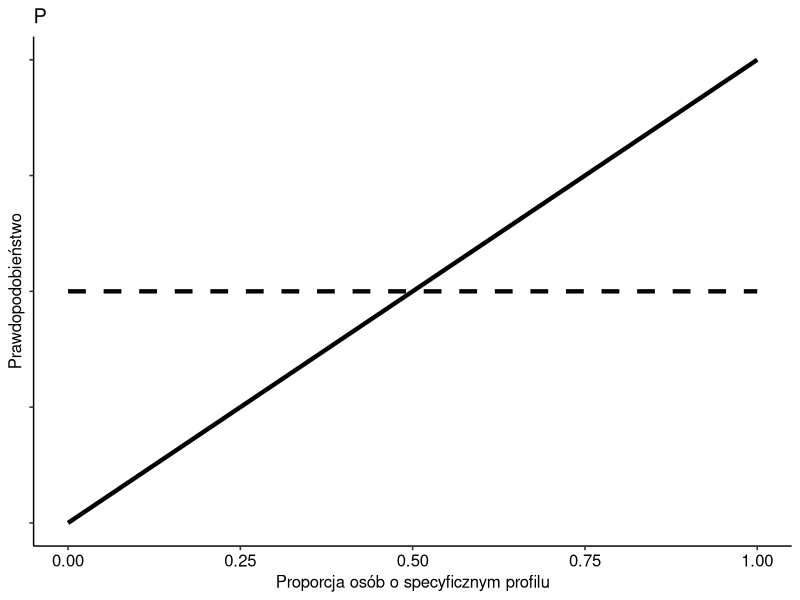
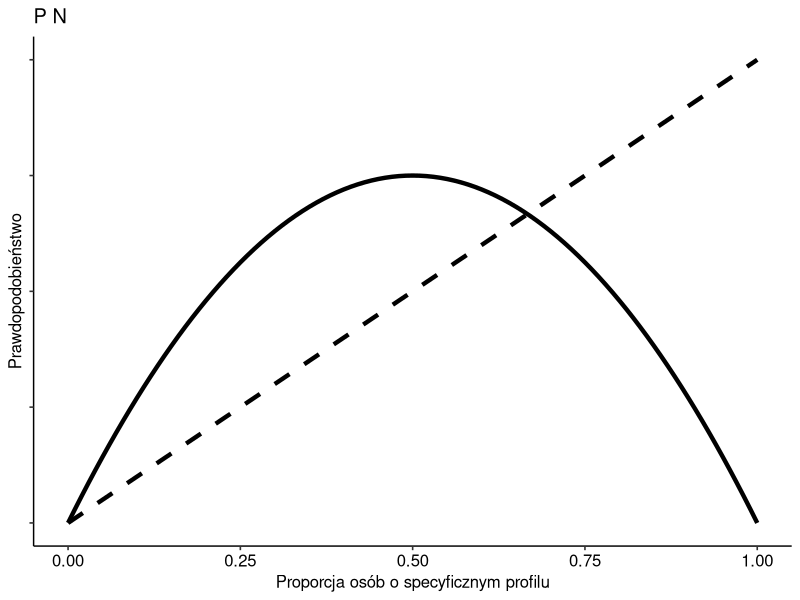
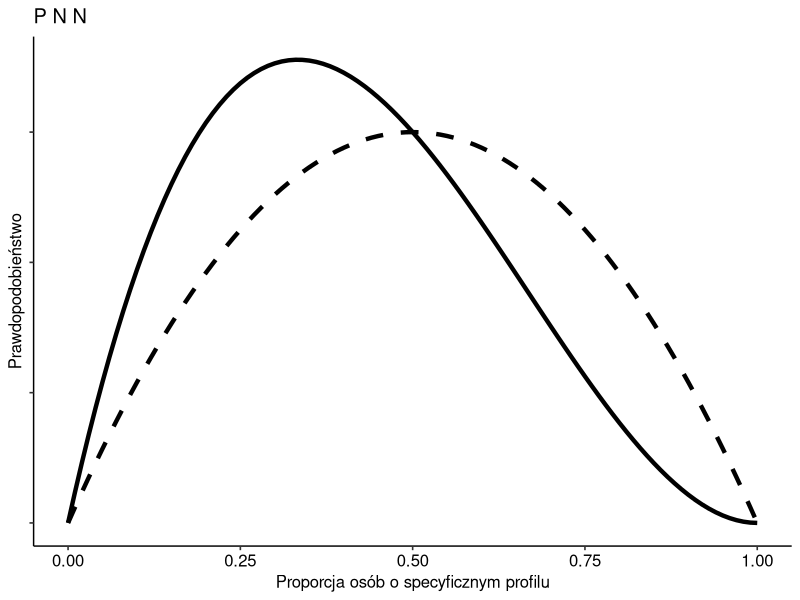
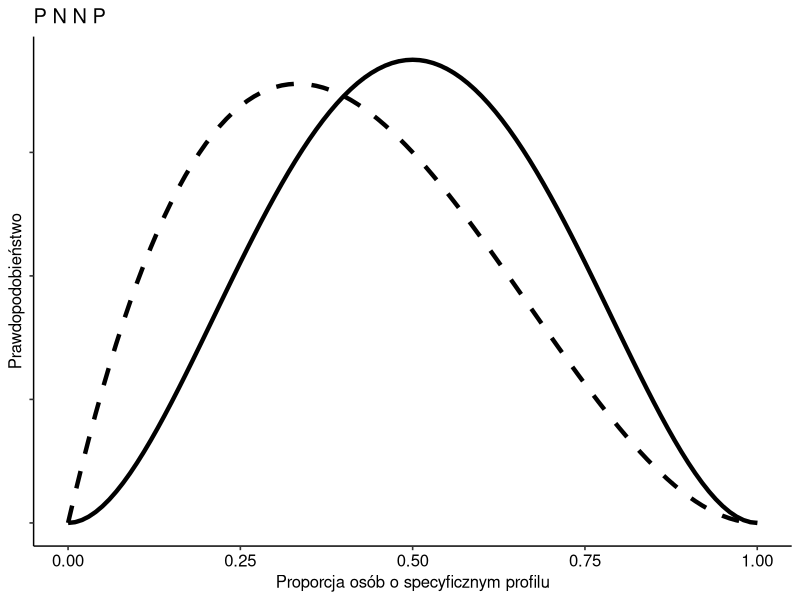
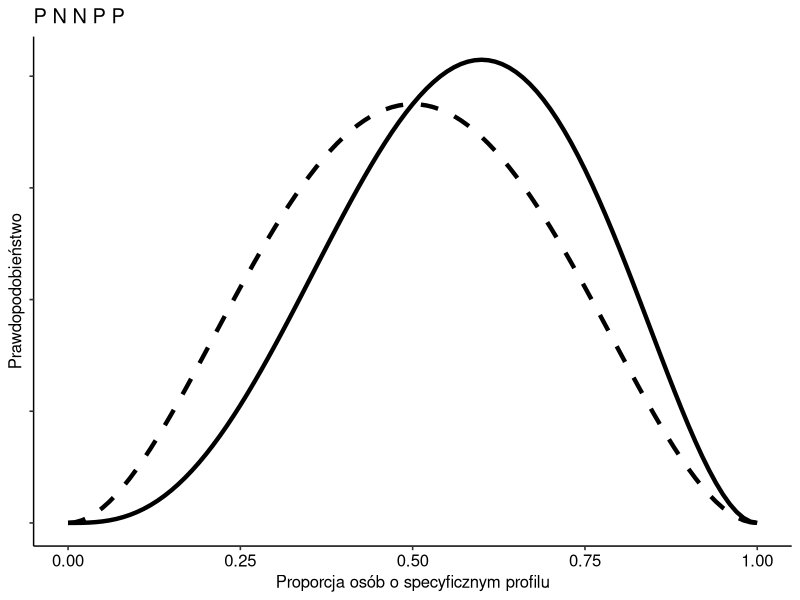
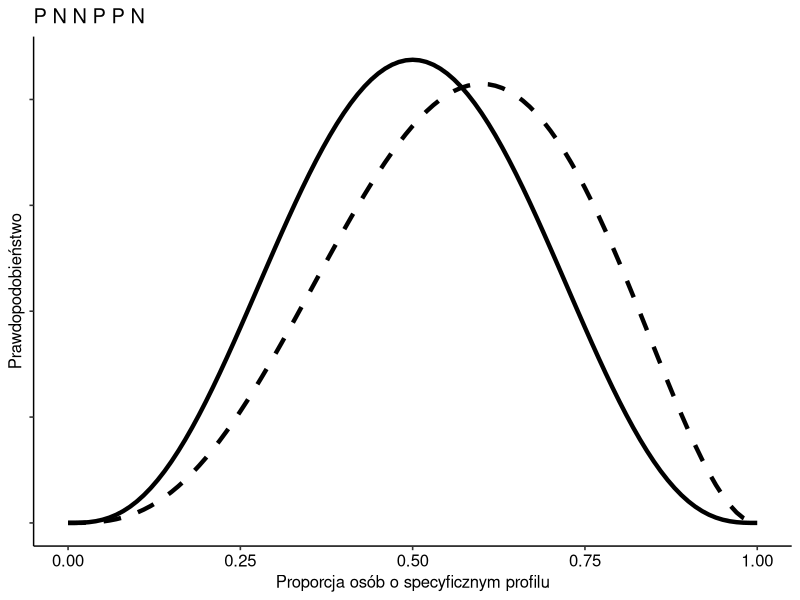
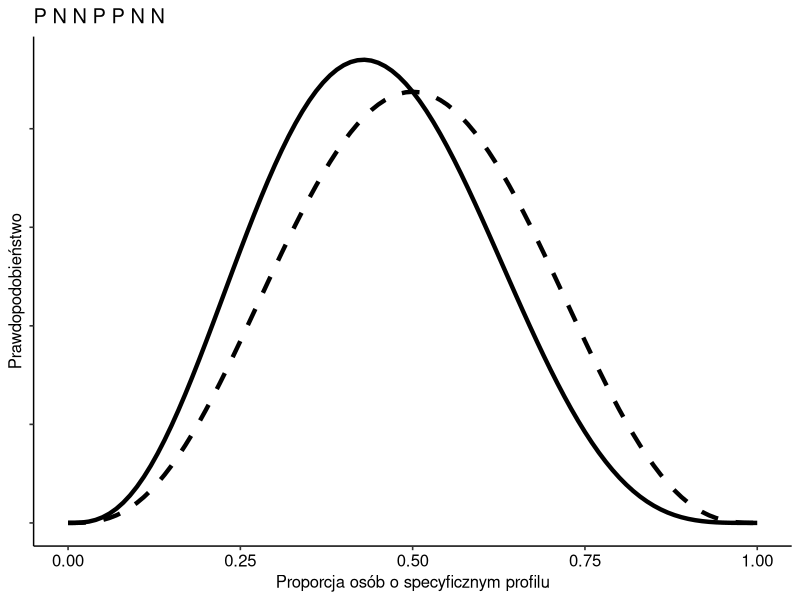
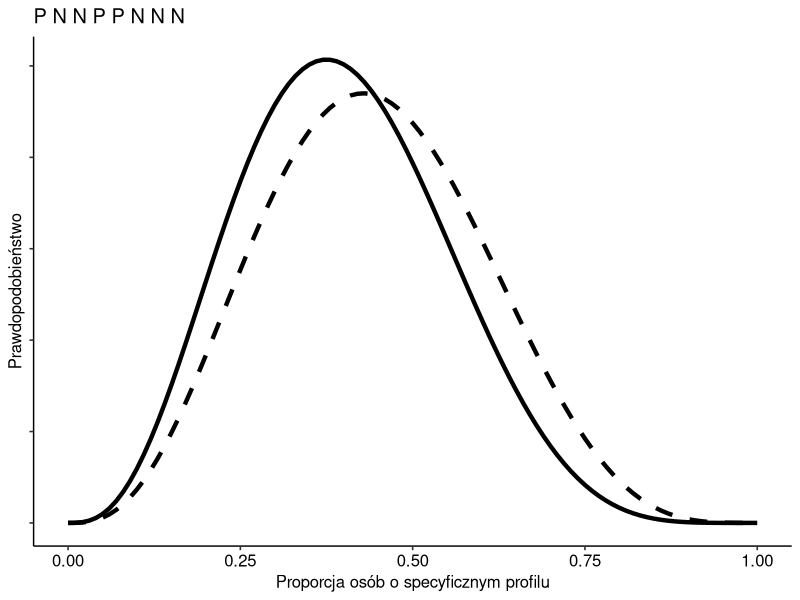

Write R code to recreate these figures, in order. (Note: this script raises an error after producing the figures.)
## ---- chunk 1
knitr::opts_chunk$set(echo = FALSE, warning = F, message = F, fig.height = 4, fig.width = 5)
## ---- chunk 2
library(tidyverse)
ggplot(data.frame(p = seq(0,1, length.out = 100)), aes(x=p))+
  stat_function(fun = function(x) dbeta(x, 1,1), size=1.5, linetype=2)+
  stat_function(fun = function(x) dbeta(x, 2,1), size=1.5, linetype=1)+
  ggtitle("P")+
  labs(y="Prawdopodobieństwo",x="Proporcja osób o specyficznym profilu")+
  ggpubr::theme_pubr()+
  theme(axis.text.y = element_blank())
## ---- chunk 3
library(tidyverse)
ggplot(data.frame(p = seq(0,1, length.out = 100)), aes(x=p))+
  stat_function(fun = function(x) dbeta(x, 2,1), size=1.5, linetype=2)+
  stat_function(fun = function(x) dbeta(x, 2,2), size=1.5, linetype=1)+
  ggtitle("P N")+
  labs(y="Prawdopodobieństwo",x="Proporcja osób o specyficznym profilu")+
  ggpubr::theme_pubr()+
  theme(axis.text.y = element_blank())
## ---- chunk 4
library(tidyverse)
ggplot(data.frame(p = seq(0,1, length.out = 100)), aes(x=p))+
  stat_function(fun = function(x) dbeta(x, 2,2), size=1.5, linetype=2)+
  stat_function(fun = function(x) dbeta(x, 2,3), size=1.5, linetype=1)+
  ggtitle("P N N")+
  labs(y="Prawdopodobieństwo",x="Proporcja osób o specyficznym profilu")+
  ggpubr::theme_pubr()+
  theme(axis.text.y = element_blank())
## ---- chunk 5
library(tidyverse)
ggplot(data.frame(p = seq(0,1, length.out = 100)), aes(x=p))+
  stat_function(fun = function(x) dbeta(x, 2,3), size=1.5, linetype=2)+
  stat_function(fun = function(x) dbeta(x, 3,3), size=1.5, linetype=1)+
  ggtitle("P N N P")+
  labs(y="Prawdopodobieństwo",x="Proporcja osób o specyficznym profilu")+
  ggpubr::theme_pubr()+
  theme(axis.text.y = element_blank())
## ---- chunk 6
library(tidyverse)
ggplot(data.frame(p = seq(0,1, length.out = 100)), aes(x=p))+
  stat_function(fun = function(x) dbeta(x, 3,3), size=1.5, linetype=2)+
  stat_function(fun = function(x) dbeta(x, 4,3), size=1.5, linetype=1)+
  ggtitle("P N N P P")+
  labs(y="Prawdopodobieństwo",x="Proporcja osób o specyficznym profilu")+
  ggpubr::theme_pubr()+
  theme(axis.text.y = element_blank())
## ---- chunk 7
library(tidyverse)
ggplot(data.frame(p = seq(0,1, length.out = 100)), aes(x=p))+
  stat_function(fun = function(x) dbeta(x, 4,3), size=1.5, linetype=2)+
  stat_function(fun = function(x) dbeta(x, 4,4), size=1.5, linetype=1)+
  ggtitle("P N N P P N")+
  labs(y="Prawdopodobieństwo",x="Proporcja osób o specyficznym profilu")+
  ggpubr::theme_pubr()+
  theme(axis.text.y = element_blank())
## ---- chunk 8
library(tidyverse)
ggplot(data.frame(p = seq(0,1, length.out = 100)), aes(x=p))+
  stat_function(fun = function(x) dbeta(x, 4,4), size=1.5, linetype=2)+
  stat_function(fun = function(x) dbeta(x, 4,5), size=1.5, linetype=1)+
  ggtitle("P N N P P N N")+
  labs(y="Prawdopodobieństwo",x="Proporcja osób o specyficznym profilu")+
  ggpubr::theme_pubr()+
  theme(axis.text.y = element_blank())
## ---- chunk 9
library(tidyverse)
ggplot(data.frame(p = seq(0,1, length.out = 100)), aes(x=p))+
  stat_function(fun = function(x) dbeta(x, 4,5), size=1.5, linetype=2)+
  stat_function(fun = function(x) dbeta(x, 4,6), size=1.5, linetype=1)+
  ggtitle("P N N P P N N N")+
  labs(y="Prawdopodobieństwo",x="Proporcja osób o specyficznym profilu")+
  ggpubr::theme_pubr()+
  theme(axis.text.y = element_blank())
## ---- chunk 10
library(tidyverse)
ggplot(data.frame(p = seq(0,1, length.out = 100)), aes(x=p))+
  stat_function(fun = function(x) dbeta(x, 4,6), size=1.5, linetype=2)+
  stat_function(fun = function(x) dbeta(x, 4,7), size=1.5, linetype=1)+
  ggtitle("P N N P P N N N N")+
  labs(y="Prawdopodobieństwo",x="Proporcja osób o specyficznym profilu")+
  ggpubr::theme_pubr()+
  theme(axis.text.y = element_blank())
## ---- chunk 11
library(tidyverse)
ggplot(data.frame(p = seq(0,1, length.out = 100)), aes(x=p))+
  stat_function(fun = function(x) dbeta(x, 4,7), size=1.5, linetype=2)+
  stat_function(fun = function(x) dbeta(x, 4,8), size=1.5, linetype=1)+
  ggtitle("P N N P P N N N N N")+
  labs(y="Prawdopodobieństwo",x="Proporcja osób o specyficznym profilu")+
  ggpubr::theme_pubr()+
  theme(axis.text.y = element_blank())
## ---- chunk 12
sequence_length <- 1e3

d <-
  tibble(probability = seq(from = 0, to = 1, length.out = sequence_length)) %>% 
  expand(probability, row = c("flat", "stepped", "Laplace")) %>% 
  arrange(row, probability) %>% 
  mutate(prior = ifelse(row == "flat", 1,
                        ifelse(row == "stepped", rep(0:1, each = sequence_length / 2),
                               exp(-abs(probability - .5) / .25) / ( 2 * .25))),
         likelihood = dbinom(x = 6, size = 9, prob = probability)) %>% 
  group_by(row) %>% 
  mutate(posterior = prior * likelihood / sum(prior * likelihood)) %>% 
  gather(key, value, -probability, -row) %>% 
  ungroup() %>% 
  mutate(key = factor(key, levels = c("prior", "likelihood", "posterior")),
         row = factor(row, levels = c("flat", "stepped", "Laplace"))) 

p1 <-
  d %>%
  filter(key == "prior") %>% 
  ggplot(aes(x = probability, y = value)) +
  geom_line() +
  scale_x_continuous(NULL, breaks = c(0, .5, 1)) +
  scale_y_continuous(NULL, breaks = NULL) +
  labs(subtitle = "prior") +
  theme(panel.grid       = element_blank(),
        strip.background = element_blank(),
        strip.text       = element_blank()) +
  facet_wrap(row ~ ., scales = "free_y", ncol = 1)

p2 <-
  d %>%
  filter(key == "likelihood") %>% 
  ggplot(aes(x = probability, y = value)) +
  geom_line() +
  scale_x_continuous(NULL, breaks = c(0, .5, 1)) +
  scale_y_continuous(NULL, breaks = NULL) +
  labs(subtitle = "likelihood") +
  theme(panel.grid       = element_blank(),
        strip.background = element_blank(),
        strip.text       = element_blank()) +
  facet_wrap(row ~ ., scales = "free_y", ncol = 1)

p3 <-
  d %>%
  filter(key == "posterior") %>% 
  ggplot(aes(x = probability, y = value)) +
  geom_line() +
  scale_x_continuous(NULL, breaks = c(0, .5, 1)) +
  scale_y_continuous(NULL, breaks = NULL) +
  labs(subtitle = "posterior") +
  theme(panel.grid       = element_blank(),
        strip.background = element_blank(),
        strip.text       = element_blank()) +
  facet_wrap(row ~ ., scales = "free_y", ncol = 1)

library(gridExtra)

grid.arrange(p1, p2, p3, ncol = 3)
## ---- chunk 13
library(tidyverse)
tibble(x = 5.4) %>% 
ggplot(aes(x))+
  geom_vline(aes(xintercept=x), size=2, colour = 'lightblue')+
  labs(x='Difference between men and women')+
  scale_x_continuous(limits = c(3,8))+
  ggpubr::theme_pubr()
## ---- chunk 14
tibble(x = rnorm(100, 5.4, 0.4)) %>% 
ggplot(aes(x))+
  geom_density(fill = 'lightblue')+
  labs(x='Difference between men and women', y = 'Density')+
  scale_x_continuous(limits = c(3,8))+
  ggpubr::theme_pubr()
## ---- chunk 15
trials <- c(-1,0,0,1,1,1,2,2,2,2,3,3,3,3,4,4,4,5,5,6)
trials %>% 
  enframe() %>% 
  ggplot(aes(trials))+
  geom_dotplot(alpha = 1/4)+
  geom_point(data=data.frame(x=2,y=0.026), aes(x,y), size=5)+
  labs(x="Difference between men and women")+
  scale_x_continuous(breaks =-1:6)+
  ggpubr::theme_pubr()+
  theme(axis.ticks.y = element_blank(),
        axis.text.y = element_blank())
## ---- chunk 16
trials <- -1:6

trials %>% 
  enframe() %>% 
  mutate(prob = dnorm(trials, 2.5, 1)) %>% 
  ggplot(aes(trials, prob))+
  geom_bar(stat="identity", width= 0.2)+
  labs(x="Difference between men and women", y="Probability")+
  scale_x_continuous(breaks =-1:6)+
  scale_y_continuous(limits = 0:1)+
  ggpubr::theme_pubr()
## ---- chunk 17
genSE <- function(n = 100, mu = 2, sd = 1) {
  x = rnorm(n, mu, sd)
  m = mean(x)
  se = sd(x)/sqrt(n)
  list(m, se)
}
set.seed(345)
result <- unlist(replicate(20, genSE(),simplify = T))
result <- as_tibble(matrix(result, nrow=20, byrow = T))
colnames(result) <- c('M','SE')

result %>% 
  rownames_to_column() %>% 
  rename(replication = rowname) %>% 
  mutate(replication = as.numeric(replication)) %>% 
  mutate(lower = M - 1.96*SE, upper = M + 1.96*SE) %>% 
  ggplot(aes(x=M, y=replication))+
  geom_vline(xintercept = 2, colour='lightblue')+
  geom_point()+
  geom_segment(aes(y=replication, yend=replication,
                   x = lower, xend = upper))+
  scale_y_continuous(breaks=1:20)+
  labs(x='Difference between men and women')+
  ggtitle('Replication means and 95% confidence intervals')+
  ggpubr::theme_pubr()
## ---- chunk 18
x = rnorm(200, 2, 1/sqrt(100))

tibble(y="HPDI",
       l1 = quantile(x, probs = 0.025),
       l2 = quantile(x, probs = 0.10),
       l3 = quantile(x, probs = 0.33),
       l4 = quantile(x, probs = 0.66),
       l5 = quantile(x, probs = 0.90),
       l6 = quantile(x, probs = 0.975)) %>% 
  ggplot()+
  geom_segment(aes(y=y, yend=y,
                   x = l1, xend = l6,
                   colour = "95%"), size = 3, lineend = "round")+
  geom_segment(aes(y=y, yend=y,
                 x = l2, xend = l5,
                 colour = "90%"), size = 3, lineend = "round")+
  geom_segment(aes(y=y, yend=y,
                 x = l3, xend = l4,
                 colour = "66%"), size = 3, lineend = "round")+
  labs(x='Difference between men and women', y="",
       colour="")+
  ggtitle('Bayesian Intervals')+
  scale_color_brewer(palette = "Set2")+
  ggpubr::theme_pubr()
## ---- chunk 19
tibble(x1=seq(-1.96,1.96, length.out = 100),
       y1=dt(x1, df=8),
       x2=seq(-4,-1.96, length.out = 100),
       y2=dt(x2, df=8),
       x3=seq(1.96,4, length.out = 100),
       y3=dt(x3, df=8)) %>% 
ggplot()+
  geom_area(aes(x=x1,y=y1, fill="H0"), colour="black")+
  geom_area(aes(x=x2,y=y2, fill="H1"), colour="black")+
  geom_area(aes(x=x3,y=y3, fill="H1"), colour="black")+
  annotate("text",x=1.96, y=dt(1.96,8)+0.01, label = "Critical p-value = .05")+
  annotate("text",x=-1.96, y=dt(1.96,8)+0.01, label = "Critical p-value = .05")+
  geom_vline(xintercept = 3, linetype=1, size=1.5)+
  geom_vline(xintercept = 1.3, linetype=2, size=1.5)+
  scale_fill_brewer(palette = "Set2")+
  labs(x="Difference between men and women", y="", fill="")+
  ggpubr::theme_pubr()
## ---- chunk 20
library(bayestestR)
set.seed(123)
data <- rnorm(1000, 2, 10/sqrt(10))
x <- p_direction(data)
plot(x, show_labels=T)+
  geom_text(aes(x=4, y = 1.3, label="76.3%"), colour="white", size=5)+
  geom_text(aes(x=-1.3, y = 1.3, label="23.7%"), colour="white", size=5)+
  ggpubr::theme_pubr()+
  labs(x="Differences between men and women")+
  scale_fill_brewer(palette = "Set2")
## ---- chunk 21
x2 <- rope(data, range = c(-1,1))
plot(x2, show_labels=T)+
  ggpubr::theme_pubr()+
  labs(x="Differences between men and women")+
  scale_fill_brewer(palette = "Set2")
## ---- chunk 22
prior <- distribution_cauchy(1000, 0, scale = 1/sqrt(2))
posterior <- distribution_normal(1000, mean = 2, sd = 7/sqrt(100))
bf <- bayesfactor(posterior, prior=prior)
plot(bf)+
  ggpubr::theme_pubr()+
  scale_color_brewer(palette= "Set2")+
  scale_fill_brewer(palette = "Set2")+
  labs(x="Differences between men and women")+
  ggtitle("Bayes Factor, BF = 45.28")
  
